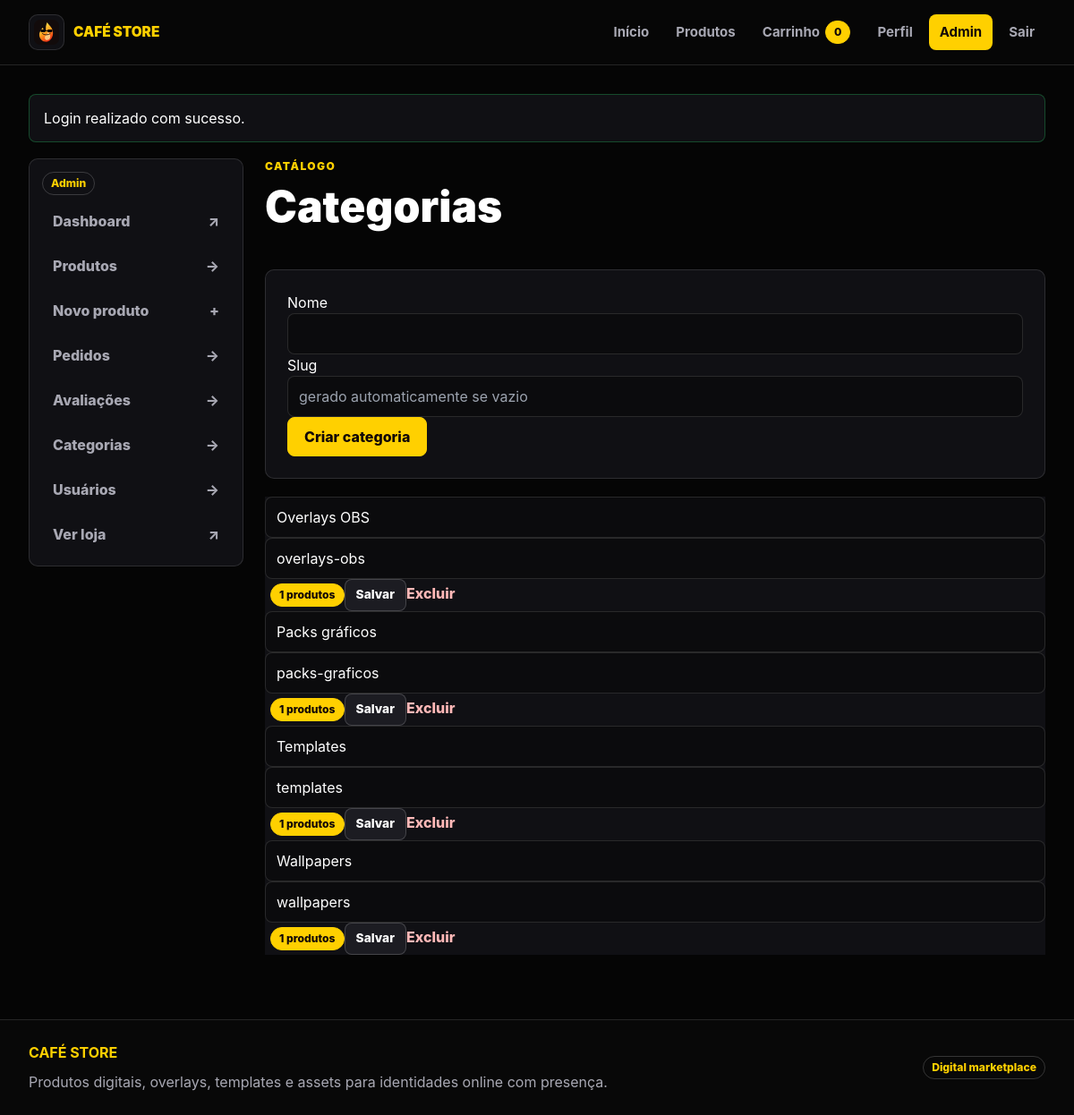
Screenshot of /admin/categories.php (signed in) with the database file from the repository.
### tables this page shows
CREATE TABLE categories (
  id INT UNSIGNED AUTO_INCREMENT PRIMARY KEY,
  name VARCHAR(120) NOT NULL,
  slug VARCHAR(140) NOT NULL UNIQUE,
  created_at TIMESTAMP DEFAULT CURRENT_TIMESTAMP,
  updated_at TIMESTAMP NULL DEFAULT NULL ON UPDATE CURRENT_TIMESTAMP
);

### config/helpers.php (called while the page is built, shortened)
<?php
function db() {
    static $pdo = null;
    if ($pdo === null) {
        $host = 'db';
        $db   = 'cafe_store';
        $user = 'root';
        $pass = 'root123';
        $charset = 'utf8mb4';
        $dsn = "mysql:host={$host};dbname={$db};charset={$charset}";
        $options = [
            PDO::ATTR_ERRMODE            => PDO::ERRMODE_EXCEPTION,
            PDO::ATTR_DEFAULT_FETCH_MODE => PDO::FETCH_ASSOC,
            PDO::ATTR_EMULATE_PREPARES   => false,
        ];
        try {
            $pdo = new PDO($dsn, $user, $pass, $options);
        } catch (PDOException $e) {
            error_log("Erro de conexão PDO: " . $e->getMessage());
            die("Erro ao conectar com o banco de dados.");
        }
    }
    return $pdo;
}
function e($string) {
    return htmlspecialchars($string ?? '', ENT_QUOTES, 'UTF-8');
}

### admin/categories.php (the view, shortened to what this page needs)
<?php
require_once __DIR__ . '/../config/helpers.php';
$categories = db()->query('SELECT c.*, COUNT(p.id) AS product_count FROM categories c LEFT JOIN products p ON p.category_id = c.id GROUP BY c.id ORDER BY c.name')->fetchAll();
include __DIR__ . '/../includes/header.php';
?>
<div class="admin-layout">
    <?php include __DIR__ . '/../includes/sidebar-admin.php'; ?>
    <section class="admin-content">
        <div class="section-head compact">
            <div>
                <p class="eyebrow">catálogo</p>
                <h1>Categorias</h1>
            </div>
        </div>
        <form class="admin-card form-card" method="post">
            <label>Nome <input class="input-field" name="name" required></label>
            <label>Slug <input class="input-field" name="slug" placeholder="gerado automaticamente se vazio"></label>
            <button class="btn primary" type="submit">Criar categoria</button>
        </form>
        <div class="table-wrapper table admin-table">
            <?php foreach ($categories as $category): ?>
                <form class="table-row" method="post">
                    <input class="input-field" name="name" value="<?= e($category['name']) ?>">
                    <input class="input-field" name="slug" value="<?= e($category['slug']) ?>">
                    <span class="badge"><?= (int) $category['product_count'] ?> produtos</span>
                    <button class="btn small" name="action" value="save" type="submit">Salvar</button>
                    <button class="link-danger" name="action" value="delete" type="submit">Excluir</button>
                </form>
            <?php endforeach; ?>
        </div>
    </section>
</div>
<?php include __DIR__ . '/../includes/footer.php'; ?>

### assets/css/style.css (style rules this page uses)
:root { --black: #070707; --surface: #101014; --surface-soft: #15151a; --surface-muted: #1c1c22; --red: #ff3c38; --orange: #ff7a00; --yellow: #ffd000; --white: #ffffff; --text: #f7f7f8; --muted: #a8a8b3; --border: rgba(255,255,255,.12); --border-strong: rgba(255,255,255,.18); --radius: 10px; --container: 1280px; --header-height: 72px; --ease: cubic-bezier(.22, .61, .36, 1); }
* { box-sizing: border-box; }
html { scroll-behavior: smooth; }
body { margin: 0; min-height: 100vh; color: var(--text); font-family: Inter, ui-sans-serif, system-ui, -apple-system, BlinkMacSystemFont, "Segoe UI", sans-serif; background: var(--black); overflow-x: hidden; }
button, input, select, textarea { font: inherit; }
button, a, input, select, textarea { transition: color .18s var(--ease), background .18s var(--ease), border-color .18s var(--ease), opacity .18s var(--ease); }
.glass-card, .admin-card, .product-card, .panel, .summary, .auth-card, .metric, .cart-item, .detail-media, .detail-copy, .admin-sidebar, .table-row, .filters, .benefit-card, .payment-card { border: 1px solid var(--border); border-radius: var(--radius); background: var(--surface); box-shadow: none; }
.glass-card, .admin-card, .panel, .summary, .auth-card, .detail-media, .detail-copy, .admin-sidebar, .filters { padding: 24px; }
.btn, .btn-primary, .btn-secondary, button.btn { display: inline-flex; align-items: center; justify-content: center; gap: 8px; min-height: 44px; padding: 0 18px; border-radius: 8px; border: 1px solid var(--border-strong); cursor: pointer; font-weight: 850; line-height: 1; white-space: nowrap; }
.btn-primary, .btn.primary, .glow-button { border-color: var(--yellow); color: #120807; background: var(--yellow); }
.btn-secondary, .btn.ghost, .btn:not(.primary):not(.danger) { color: var(--white); background: var(--surface-muted); }
.btn.small { min-height: 36px; padding-inline: 12px; border-radius: 8px; font-size: .86rem; }
.input-field, input, select, textarea { width: 100%; min-height: 44px; border: 1px solid var(--border); border-radius: 8px; padding: 10px 12px; color: var(--white); background: #0b0b0d; outline: none; }
.badge, .pill, .status-badge { display: inline-flex; align-items: center; justify-content: center; width: fit-content; min-height: 26px; padding: 4px 9px; border: 1px solid var(--border-strong); border-radius: 999px; color: var(--yellow); background: transparent; font-size: .76rem; font-weight: 800; line-height: 1; }
.badge { min-width: 24px; margin-left: 6px; color: #120807; border-color: var(--yellow); background: var(--yellow); }
.eyebrow { margin: 0 0 10px; color: var(--yellow); text-transform: uppercase; font-size: .75rem; letter-spacing: .12em; font-weight: 900; }
.section-head { display: flex; align-items: flex-end; justify-content: space-between; gap: 24px; margin: 56px 0 24px; }
.section-head:first-child { margin-top: 0; }
.section-head h1, .section-head h2, .admin-content > h1 { margin: 0; font-size: clamp(2rem, 4vw, 3.4rem); line-height: 1.08; font-weight: 950; letter-spacing: 0; }
.section-head.compact { align-items: center; margin-top: 0; }
.link-danger { border: 0; color: #ffb8b7; background: transparent; cursor: pointer; font-weight: 800; }
.admin-layout { display: grid; grid-template-columns: 240px minmax(0, 1fr); gap: 24px; align-items: start; }
.admin-content { min-width: 0; display: grid; gap: 20px; }
.table { display: grid; gap: 12px; min-width: 0; }
.table-row { display: grid; grid-template-columns: minmax(220px, 1.2fr) repeat(4, minmax(96px, auto)); align-items: center; gap: 14px; padding: 14px; min-width: 0; }

### rows the page displays
categories: name "Overlays OBS", slug "overlays-obs", product_count "1"
categories: name "Packs gráficos", slug "packs-graficos", product_count "1"
categories: name "Templates", slug "templates", product_count "1"
categories: name "Wallpapers", slug "wallpapers", product_count "1"

### other values shown
cart_count() "0"
$flash['message'] "Login realizado com sucesso."
